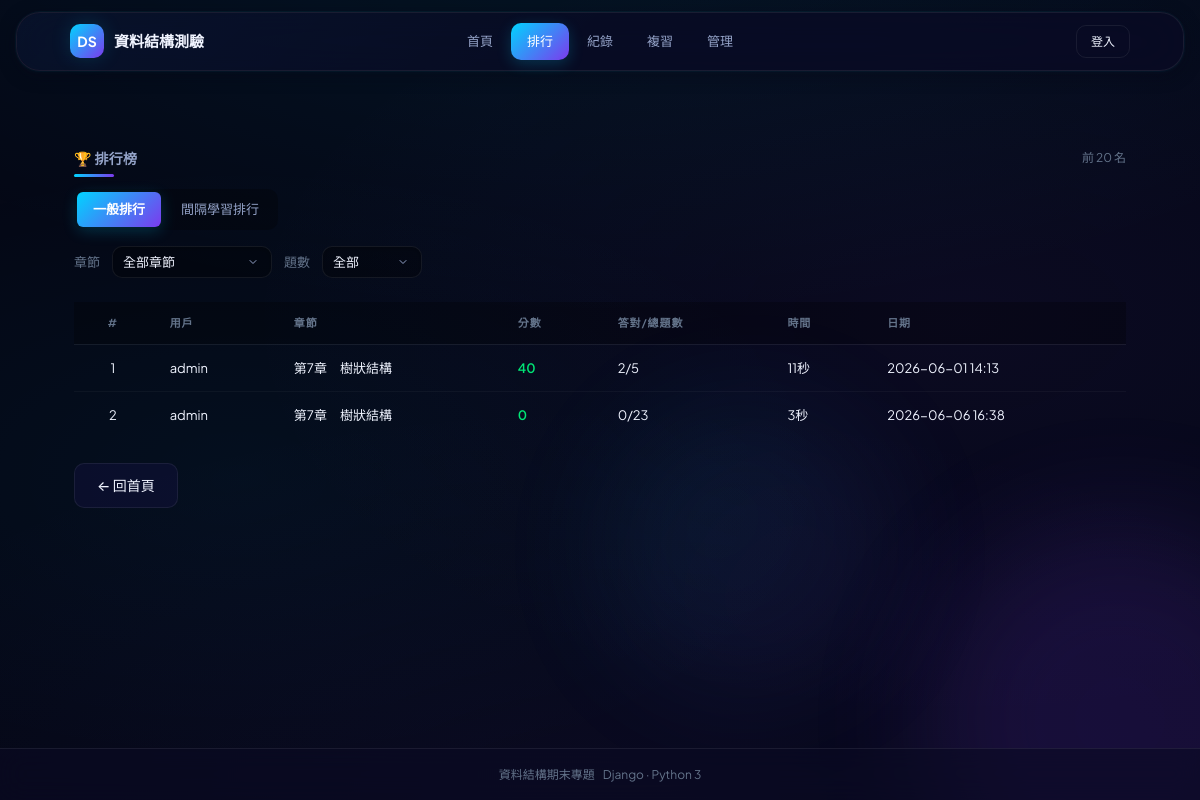
The page /leaderboard/ on the database as committed earlier.
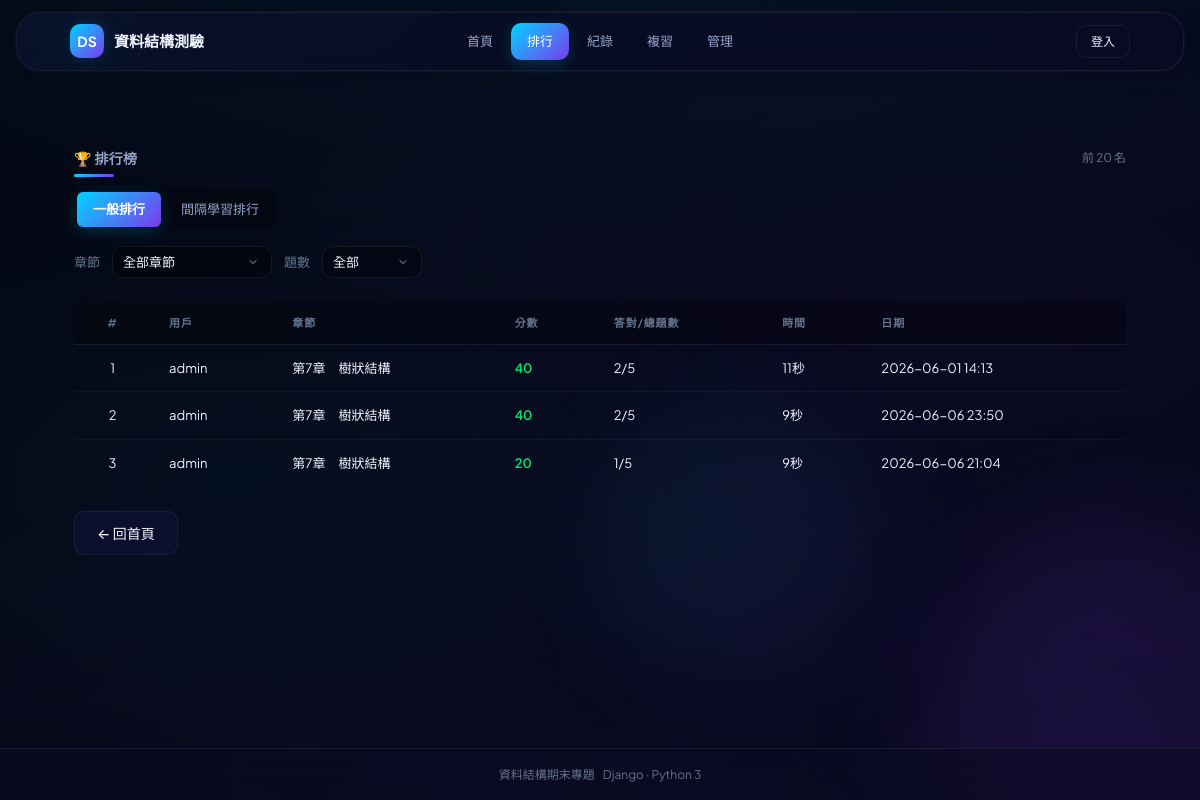
The same page on the database as committed later.
### quiz_app/models.py (models this page shows, shortened)
class QuizRecord(models.Model):
    user = models.ForeignKey(User, on_delete=models.CASCADE, null=True, blank=True, verbose_name='使用者')
    chapter = models.CharField(max_length=50, verbose_name='章節')
    total_questions = models.IntegerField(verbose_name='總題數')
    correct_count = models.IntegerField(verbose_name='答對題數')
    score = models.FloatField(verbose_name='分數')
    time_spent = models.IntegerField(verbose_name='耗時(秒)', default=0)
    is_sr = models.BooleanField(default=False, verbose_name='間隔學習法')
    created_at = models.DateTimeField(auto_now_add=True, verbose_name='作答時間')
    class Meta:
        verbose_name = '作答記錄'
        verbose_name_plural = '作答記錄'
        ordering = ['-created_at']

class User(AbstractUser):
    nickname = models.CharField(max_length=50, blank=True, verbose_name='暱稱')
    student_class = models.CharField(max_length=50, blank=True, null=True, verbose_name='班級')
    is_teacher = models.BooleanField(default=False, verbose_name='教師身分')
    class Meta:
        verbose_name = '使用者'
        verbose_name_plural = '使用者'

### quiz_app/views.py (the view)
# urls.py: path('leaderboard/', views.leaderboard, name='leaderboard'),
def leaderboard(request):
    chapter = request.GET.get('chapter', '')
    q_count = request.GET.get('count', '')
    qs = QuizRecord.objects.filter(is_sr=False)
    if chapter:
        qs = qs.filter(chapter=chapter)
    if q_count:
        try:
            qs = qs.filter(total_questions=int(q_count))
        except ValueError:
            pass
    records = qs.order_by('-score')[:20]
    for record in records:
        record.time_minutes = record.time_spent // 60
        record.time_seconds = record.time_spent % 60
    chapters_list = sorted(set(
        QuizRecord.objects.values_list('chapter', flat=True)
    ))
    return render(request, 'quiz_app/leaderboard.html', {
        'records': records,
        'mode': 'general',
        'chapters': chapters_list,
        'selected_chapter': chapter,
        'selected_count': q_count,
    })

### quiz_app/templates/quiz_app/leaderboard.html (shortened to what the changed rows need)
<!DOCTYPE html>
<html lang="zh-Hant">
<head>
  {% load static %}
  <link rel="stylesheet" href="{% static 'quiz_app/css/style.css' %}"/>
</head>
<body>
<div class="app">
  <main>
    <div class="container">
      {% if records %}
      <table class="table">
        <thead>
          <tr>
            <th style="text-align:center;">#</th>
            <th>用戶</th>
            <th>章節</th>
            <th>分數</th>
            <th>答對/總題數</th>
            <th>時間</th>
            <th>日期</th>
          </tr>
        </thead>
        <tbody>
          {% for record in records %}
          <tr>
            <td style="text-align:center;">
              {% if forloop.counter == 1 %}
              <span class="rank-medal rank-1">1</span>
              {% elif forloop.counter == 2 %}
              <span class="rank-medal rank-2">2</span>
              {% elif forloop.counter == 3 %}
              <span class="rank-medal rank-3">3</span>
              {% else %}
              <span class="mono dim">{{ forloop.counter }}</span>
              {% endif %}
            </td>
            <td>{{ record.user.nickname|default:record.user.username|default:"匿名" }}</td>
            <td>{{ record.chapter }}</td>
            <td style="color:var(--mint);font-weight:600;">{{ record.score|floatformat:0 }}</td>
            <td>{{ record.correct_count }}/{{ record.total_questions }}</td>
            <td>
              {% if record.time_minutes > 0 %}{{ record.time_minutes }}分{% endif %}{{ record.time_seconds }}秒
            </td>
            <td class="dim">{{ record.created_at|date:"Y-m-d H:i" }}</td>
          </tr>
          {% endfor %}
        </tbody>
      </table>
      {% endif %}
    </div>
  </main>
</div>
</body>
</html>

Rows that differ between the two databases and show on the page:
removed QuizRecord: shows "2", user.nickname "admin", chapter "第7章 樹狀結構", score "0", correct_count "0", total_questions "23", time_seconds "3", created_at "2026-06-06 16:38"
added QuizRecord: shows "2", user.nickname "admin", chapter "第7章 樹狀結構", score "40", correct_count "2", total_questions "5", time_seconds "9", created_at "2026-06-06 23:50"
added QuizRecord: shows "3", user.nickname "admin", chapter "第7章 樹狀結構", score "20", correct_count "1", total_questions "5", time_seconds "9", created_at "2026-06-06 21:04"
